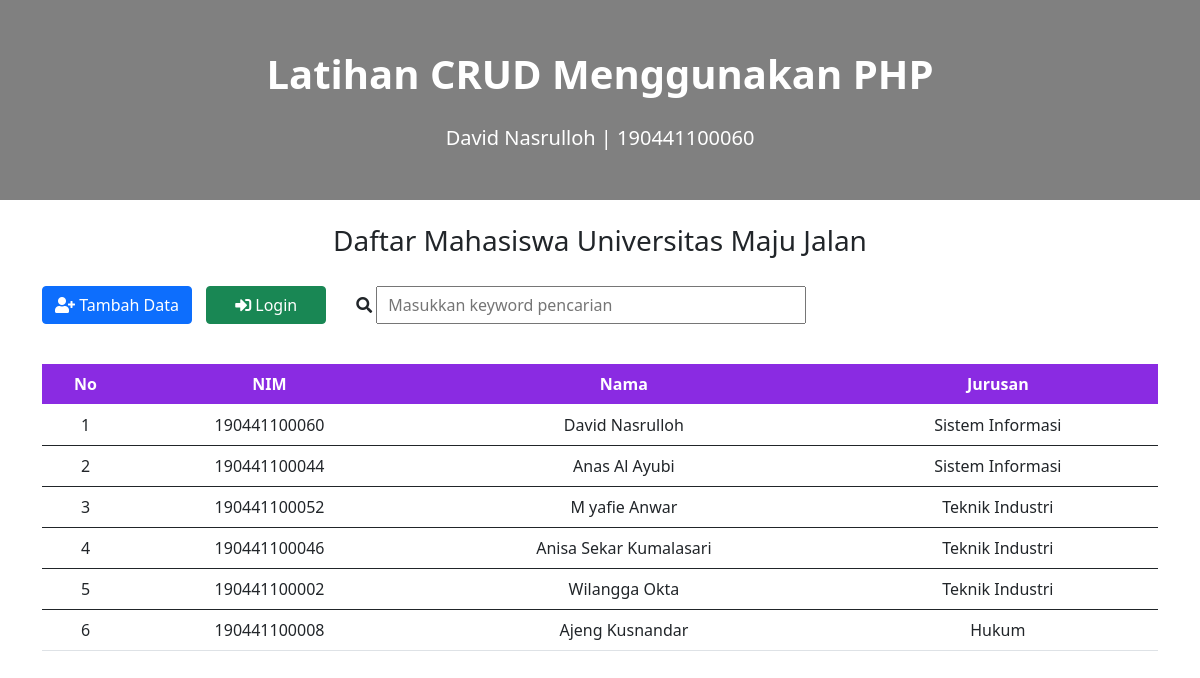
The page / on the database its author committed.
### tables this page shows
CREATE TABLE `mahasiswa` (
  `id` int(10) NOT NULL,
  `nim` varchar(40) NOT NULL,
  `nama` varchar(50) NOT NULL,
  `jurusan` varchar(50) NOT NULL
);

### functions.php (called while the page is built, shortened)
<?php
$conn = mysqli_connect("localhost", "root", "", "tg_pbw_tugas8_crud");
function query($query)
{
    global $conn;
    $result = mysqli_query($conn, $query);
    while ($row = mysqli_fetch_assoc($result)) {
        $rows[] = $row;
    }
    return $rows;
}

### index.php (the view, shortened to what this page needs)
<?php
require 'functions.php';
$mahasiswa = query("SELECT * FROM mahasiswa");
?>
<!DOCTYPE html>
<html lang="en">
<head>
	<link rel="stylesheet" href="css/bootstrap.css">
	<link rel="stylesheet" href="css/index.css">
	<link rel="stylesheet" type="text/css" href="https://cdnjs.cloudflare.com/ajax/libs/font-awesome/5.15.3/css/all.min.css">
</head>
<body>
	<div>
		<div>
			<div>
				<div class="container-fluid header">
					<h1 class="text-center">Latihan CRUD Menggunakan PHP</h1>
					<h5>David Nasrulloh | 190441100060</h5>
				</div>
				<br>
				<div class="container">
					<h3 style="text-align:center;">Daftar Mahasiswa Universitas Maju Jalan</h3>
					<div class="tengah">
						<div class="button-utama">
							<button style="width:150px; margin-right: 10px; margin-bottom: 10px;" type="button" class="btn btn-primary" data-toggle="modal" data-target="#tambahModal"><i class="fas fa-user-plus"></i> Tambah Data</button>
							<button style="margin-right: 10px; margin-bottom: 10px;" type="button" class="btn btn-success" data-toggle="modal" data-target="#loginModal"><i class="fas fa-sign-in-alt"></i> Login</button>
						</div>
						<form class="input-keyword" action="" method="POST">
							<label for="keyword"><i class="fas fa-search"></i></label>
							<input class="cari" type="text" name="keyword" size="40" autofocus placeholder="Masukkan keyword pencarian" autocomplete="off" id="keyword" value="">
						</form>
					</div>
					<div class="table-responsive">
						<div id="container">
							<table class="table table-hover">
								<thead class="head-table">
									<tr>
										<th>No</th>
										<th>NIM</th>
										<th>Nama</th>
										<th>Jurusan</th>
									</tr>
								</thead>
								<?php $i = 1; ?>
								<?php foreach ($mahasiswa as $row) : ?>
									<tbody>
										<tr>
											<td scope="row"> <?= $i; ?> </td>
											<td><?= $row['nim']; ?></td>
											<td><?= $row['nama']; ?></td>
											<td><?= $row['jurusan']; ?> </td>
										</tr>
									</tbody>
									<?php $i++; ?>
								<?php endforeach; ?>
							</table> <br> <br>
						</div>
					</div>
				</div>
			</div>
		</div>
	</div>
</body>
</html>

### css/index.css (style rules this page uses)
* { margin: 0; padding: 0; }
.header { font-size: 30px; color: white; margin: 0; padding: 0; height: 200px; background-color: grey; text-align: center; }
.header h1 { padding-top: 50px; padding-bottom: 20px; font-size: 40px; font-weight: bold; }
.button-utama { margin-top: 20px; padding-bottom: 30px; margin-right: 20px; }
.button-utama button { width: 120px; }
.cari { height: 38px; padding-inline-start: 10px; margin-top: 20px; }
.tengah { display: flex; }
table { text-align: center; }
.head-table { background-color: blueviolet; color: white; }
form label { padding-bottom: 10px; }

### rows shown on the page
mahasiswa: nim "190441100060", nama "David Nasrulloh", jurusan "Sistem Informasi"
mahasiswa: nim "190441100044", nama "Anas Al Ayubi", jurusan "Sistem Informasi"
mahasiswa: nim "190441100052", nama "M yafie Anwar", jurusan "Teknik Industri"
mahasiswa: nim "190441100046", nama "Anisa Sekar Kumalasari", jurusan "Teknik Industri"
mahasiswa: nim "190441100002", nama "Wilangga Okta", jurusan "Teknik Industri"
mahasiswa: nim "190441100008", nama "Ajeng Kusnandar", jurusan "Hukum"
